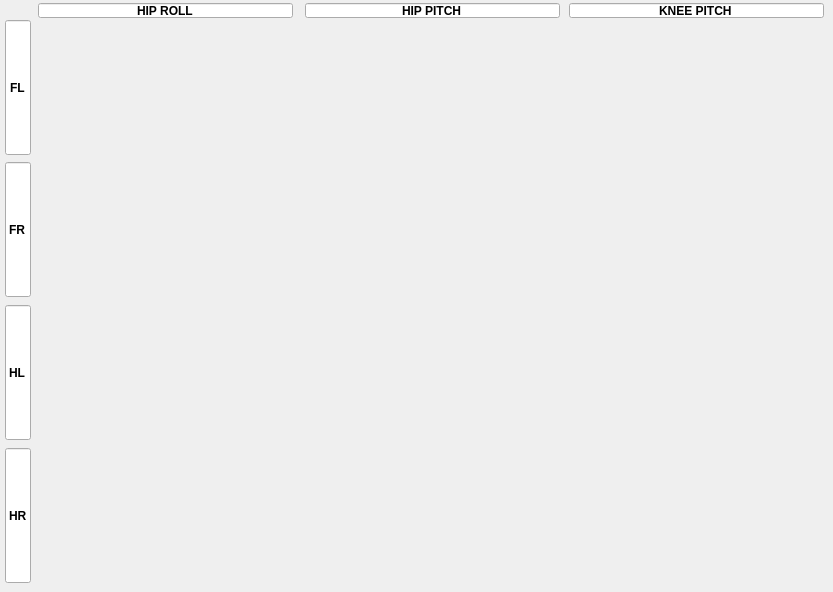
        <widget class="QWidget" name="tab_motor_position">
         <attribute name="title">
          <string>Position</string>
         </attribute>
         <widget class="QCustomPlot" name="QCP_MT_POS_FLHP" native="true">
          <property name="geometry">
           <rect>
            <x>305</x>
            <y>20</y>
            <width>255</width>
            <height>135</height>
           </rect>
          </property>
         </widget>
         <widget class="QCustomPlot" name="QCP_MT_POS_HLHR" native="true">
          <property name="geometry">
           <rect>
            <x>38</x>
            <y>305</y>
            <width>255</width>
            <height>135</height>
           </rect>
          </property>
         </widget>
         <widget class="QCustomPlot" name="QCP_MT_POS_FRHP" native="true">
          <property name="geometry">
           <rect>
            <x>305</x>
            <y>162</y>
            <width>255</width>
            <height>135</height>
           </rect>
          </property>
         </widget>
         <widget class="QCustomPlot" name="QCP_MT_POS_FLHR" native="true">
          <property name="geometry">
           <rect>
            <x>38</x>
            <y>20</y>
            <width>255</width>
            <height>135</height>
           </rect>
          </property>
         </widget>
         <widget class="QCustomPlot" name="QCP_MT_POS_FRHR" native="true">
          <property name="geometry">
           <rect>
            <x>38</x>
            <y>162</y>
            <width>255</width>
            <height>135</height>
           </rect>
          </property>
         </widget>
         <widget class="QCustomPlot" name="QCP_MT_POS_HLHP" native="true">
          <property name="geometry">
           <rect>
            <x>305</x>
            <y>305</y>
            <width>255</width>
            <height>135</height>
           </rect>
          </property>
         </widget>
         <widget class="QCustomPlot" name="QCP_MT_POS_FRKP" native="true">
          <property name="geometry">
           <rect>
            <x>569</x>
            <y>162</y>
            <width>255</width>
            <height>135</height>
           </rect>
          </property>
         </widget>
         <widget class="QCustomPlot" name="QCP_MT_POS_FLKP" native="true">
          <property name="geometry">
           <rect>
            <x>569</x>
            <y>20</y>
            <width>255</width>
            <height>135</height>
           </rect>
          </property>
         </widget>
         <widget class="QCustomPlot" name="QCP_MT_POS_HLKP" native="true">
          <property name="geometry">
           <rect>
            <x>569</x>
            <y>305</y>
            <width>255</width>
            <height>135</height>
           </rect>
          </property>
         </widget>
         <widget class="QCustomPlot" name="QCP_MT_POS_HRKP" native="true">
          <property name="geometry">
           <rect>
            <x>569</x>
            <y>448</y>
            <width>255</width>
            <height>135</height>
           </rect>
          </property>
         </widget>
         <widget class="QCustomPlot" name="QCP_MT_POS_HRHP" native="true">
          <property name="geometry">
           <rect>
            <x>305</x>
            <y>448</y>
            <width>255</width>
            <height>135</height>
           </rect>
          </property>
         </widget>
         <widget class="QCustomPlot" name="QCP_MT_POS_HRHR" native="true">
          <property name="geometry">
           <rect>
            <x>38</x>
            <y>448</y>
            <width>255</width>
            <height>135</height>
           </rect>
          </property>
         </widget>
         <widget class="QLineEdit" name="LE_HIP_ROLL">
          <property name="geometry">
           <rect>
            <x>38</x>
            <y>3</y>
            <width>255</width>
            <height>15</height>
           </rect>
          </property>
          <property name="sizePolicy">
           <sizepolicy hsizetype="Expanding" vsizetype="Expanding">
            <horstretch>0</horstretch>
            <verstretch>0</verstretch>
           </sizepolicy>
          </property>
          <property name="font">
           <font>
            <pointsize>9</pointsize>
            <weight>75</weight>
            <bold>true</bold>
           </font>
          </property>
          <property name="mouseTracking">
           <bool>false</bool>
          </property>
          <property name="text">
           <string>HIP ROLL</string>
          </property>
          <property name="alignment">
           <set>Qt::AlignCenter</set>
          </property>
          <property name="readOnly">
           <bool>true</bool>
          </property>
         </widget>
         <widget class="QLineEdit" name="LE_HIP_PITCH">
          <property name="geometry">
           <rect>
            <x>305</x>
            <y>3</y>
            <width>255</width>
            <height>15</height>
           </rect>
          </property>
          <property name="sizePolicy">
           <sizepolicy hsizetype="Expanding" vsizetype="Expanding">
            <horstretch>0</horstretch>
            <verstretch>0</verstretch>
           </sizepolicy>
          </property>
          <property name="font">
           <font>
            <pointsize>9</pointsize>
            <weight>75</weight>
            <bold>true</bold>
           </font>
          </property>
          <property name="mouseTracking">
           <bool>false</bool>
          </property>
          <property name="text">
           <string>HIP PITCH</string>
          </property>
          <property name="alignment">
           <set>Qt::AlignCenter</set>
          </property>
          <property name="readOnly">
           <bool>true</bool>
          </property>
         </widget>
         <widget class="QLineEdit" name="LE_KNEE_PITCH">
          <property name="geometry">
           <rect>
            <x>569</x>
            <y>3</y>
            <width>255</width>
            <height>15</height>
           </rect>
          </property>
          <property name="sizePolicy">
           <sizepolicy hsizetype="Expanding" vsizetype="Expanding">
            <horstretch>0</horstretch>
            <verstretch>0</verstretch>
           </sizepolicy>
          </property>
          <property name="font">
           <font>
            <pointsize>9</pointsize>
            <weight>75</weight>
            <bold>true</bold>
           </font>
          </property>
          <property name="mouseTracking">
           <bool>false</bool>
          </property>
          <property name="text">
           <string>KNEE PITCH</string>
          </property>
          <property name="alignment">
           <set>Qt::AlignCenter</set>
          </property>
          <property name="readOnly">
           <bool>true</bool>
          </property>
         </widget>
         <widget class="QLineEdit" name="LE_FL">
          <property name="geometry">
           <rect>
            <x>5</x>
            <y>20</y>
            <width>26</width>
            <height>135</height>
           </rect>
          </property>
          <property name="sizePolicy">
           <sizepolicy hsizetype="Expanding" vsizetype="Expanding">
            <horstretch>0</horstretch>
            <verstretch>0</verstretch>
           </sizepolicy>
          </property>
          <property name="font">
           <font>
            <pointsize>9</pointsize>
            <weight>75</weight>
            <italic>false</italic>
            <bold>true</bold>
            <underline>false</underline>
            <kerning>false</kerning>
           </font>
          </property>
          <property name="mouseTracking">
           <bool>false</bool>
          </property>
          <property name="layoutDirection">
           <enum>Qt::LeftToRight</enum>
          </property>
          <property name="autoFillBackground">
           <bool>false</bool>
          </property>
          <property name="text">
           <string>FL</string>
          </property>
          <property name="cursorPosition">
           <number>2</number>
          </property>
          <property name="alignment">
           <set>Qt::AlignCenter</set>
          </property>
          <property name="readOnly">
           <bool>true</bool>
          </property>
          <property name="clearButtonEnabled">
           <bool>false</bool>
          </property>
         </widget>
         <widget class="QLineEdit" name="LE_FR">
          <property name="geometry">
           <rect>
            <x>5</x>
            <y>162</y>
            <width>26</width>
            <height>135</height>
           </rect>
          </property>
          <property name="sizePolicy">
           <sizepolicy hsizetype="Expanding" vsizetype="Expanding">
            <horstretch>0</horstretch>
            <verstretch>0</verstretch>
           </sizepolicy>
          </property>
          <property name="font">
           <font>
            <pointsize>9</pointsize>
            <weight>75</weight>
            <italic>false</italic>
            <bold>true</bold>
            <underline>false</underline>
            <kerning>false</kerning>
           </font>
          </property>
          <property name="mouseTracking">
           <bool>false</bool>
          </property>
          <property name="layoutDirection">
           <enum>Qt::LeftToRight</enum>
          </property>
          <property name="autoFillBackground">
           <bool>false</bool>
          </property>
          <property name="text">
           <string>FR</string>
          </property>
          <property name="alignment">
           <set>Qt::AlignCenter</set>
          </property>
          <property name="readOnly">
           <bool>true</bool>
          </property>
          <property name="clearButtonEnabled">
           <bool>false</bool>
          </property>
         </widget>
         <widget class="QLineEdit" name="LE_HL">
          <property name="geometry">
           <rect>
            <x>5</x>
            <y>305</y>
            <width>26</width>
            <height>135</height>
           </rect>
          </property>
          <property name="sizePolicy">
           <sizepolicy hsizetype="Expanding" vsizetype="Expanding">
            <horstretch>0</horstretch>
            <verstretch>0</verstretch>
           </sizepolicy>
          </property>
          <property name="font">
           <font>
            <pointsize>9</pointsize>
            <weight>75</weight>
            <italic>false</italic>
            <bold>true</bold>
            <underline>false</underline>
            <kerning>false</kerning>
           </font>
          </property>
          <property name="mouseTracking">
           <bool>false</bool>
          </property>
          <property name="layoutDirection">
           <enum>Qt::LeftToRight</enum>
          </property>
          <property name="autoFillBackground">
           <bool>false</bool>
          </property>
          <property name="text">
           <string>HL</string>
          </property>
          <property name="alignment">
           <set>Qt::AlignCenter</set>
          </property>
          <property name="readOnly">
           <bool>true</bool>
          </property>
          <property name="clearButtonEnabled">
           <bool>false</bool>
          </property>
         </widget>
         <widget class="QLineEdit" name="LE_HR">
          <property name="geometry">
           <rect>
            <x>5</x>
            <y>448</y>
            <width>26</width>
            <height>135</height>
           </rect>
          </property>
          <property name="sizePolicy">
           <sizepolicy hsizetype="Expanding" vsizetype="Expanding">
            <horstretch>0</horstretch>
            <verstretch>0</verstretch>
           </sizepolicy>
          </property>
          <property name="font">
           <font>
            <pointsize>9</pointsize>
            <weight>75</weight>
            <italic>false</italic>
            <bold>true</bold>
            <underline>false</underline>
            <kerning>false</kerning>
           </font>
          </property>
          <property name="mouseTracking">
           <bool>false</bool>
          </property>
          <property name="layoutDirection">
           <enum>Qt::LeftToRight</enum>
          </property>
          <property name="autoFillBackground">
           <bool>false</bool>
          </property>
          <property name="text">
           <string>HR</string>
          </property>
          <property name="alignment">
           <set>Qt::AlignCenter</set>
          </property>
          <property name="readOnly">
           <bool>true</bool>
          </property>
          <property name="clearButtonEnabled">
           <bool>false</bool>
          </property>
         </widget>
        </widget>
